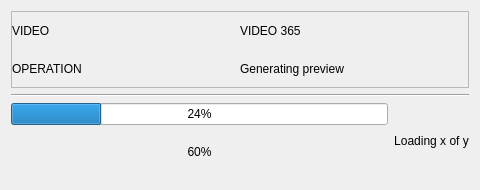
<?xml version="1.0" encoding="UTF-8"?>
<ui version="4.0">
 <class>FQueueItem</class>
 <widget class="QFrame" name="FQueueItem">
  <property name="geometry">
   <rect>
    <x>0</x>
    <y>0</y>
    <width>480</width>
    <height>190</height>
   </rect>
  </property>
  <property name="windowTitle">
   <string>Frame</string>
  </property>
  <layout class="QVBoxLayout" name="verticalLayout">
   <item>
    <widget class="QFrame" name="frame">
     <property name="frameShape">
      <enum>QFrame::StyledPanel</enum>
     </property>
     <property name="frameShadow">
      <enum>QFrame::Raised</enum>
     </property>
     <layout class="QGridLayout" name="gridLayout">
      <property name="leftMargin">
       <number>0</number>
      </property>
      <property name="topMargin">
       <number>0</number>
      </property>
      <property name="rightMargin">
       <number>0</number>
      </property>
      <property name="bottomMargin">
       <number>0</number>
      </property>
      <property name="spacing">
       <number>0</number>
      </property>
      <item row="0" column="1">
       <widget class="QLabel" name="label_2">
        <property name="text">
         <string>VIDEO 365</string>
        </property>
       </widget>
      </item>
      <item row="0" column="0">
       <widget class="QLabel" name="label">
        <property name="text">
         <string>VIDEO</string>
        </property>
       </widget>
      </item>
      <item row="1" column="0">
       <widget class="QLabel" name="label_3">
        <property name="text">
         <string>OPERATION</string>
        </property>
       </widget>
      </item>
      <item row="1" column="1">
       <widget class="QLabel" name="label_4">
        <property name="text">
         <string>Generating preview</string>
        </property>
       </widget>
      </item>
     </layout>
    </widget>
   </item>
   <item>
    <widget class="Line" name="line">
     <property name="orientation">
      <enum>Qt::Horizontal</enum>
     </property>
    </widget>
   </item>
   <item>
    <layout class="QHBoxLayout" name="horizontalLayout">
     <item>
      <layout class="QVBoxLayout" name="verticalLayout_2" stretch="0,0">
       <property name="spacing">
        <number>0</number>
       </property>
       <property name="rightMargin">
        <number>0</number>
       </property>
       <item>
        <widget class="QProgressBar" name="progressBar">
         <property name="value">
          <number>24</number>
         </property>
        </widget>
       </item>
       <item>
        <widget class="QLabel" name="label_6">
         <property name="text">
          <string>60%</string>
         </property>
         <property name="alignment">
          <set>Qt::AlignCenter</set>
         </property>
        </widget>
       </item>
      </layout>
     </item>
     <item>
      <widget class="QLabel" name="label_5">
       <property name="text">
        <string>Loading x of y</string>
       </property>
       <property name="alignment">
        <set>Qt::AlignCenter</set>
       </property>
      </widget>
     </item>
    </layout>
   </item>
  </layout>
 </widget>
 <resources/>
 <connections/>
</ui>
